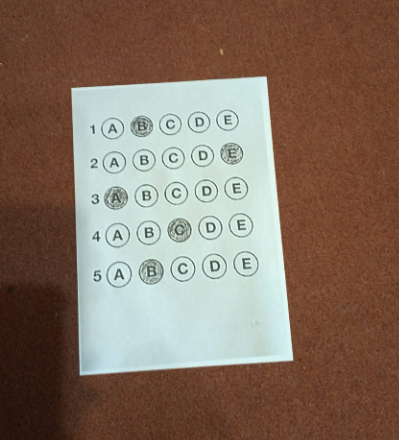
#> input picture uploads/Capture1.PNG, 399 x 440 px
$ python omr_reader.py --image uploads/Capture1.PNG
#> lines starting #> are read from the running program, lines starting #| are printed output that depends on the picture; after the words box and inside, x2 and y2 are one past the last pixel; in counts of white or black regions, pixels touching at a corner belong together
import os
import json
import math
import argparse
import cv2
import numpy as np


# Stage viewer
def show_stage(title, img, wait=0, max_w=1100):
    if img is None:
        return
    view = img
    try:
        h, w = view.shape[:2]
        if w > max_w:
            scale = max_w / float(w)
            view = cv2.resize(view, (int(w * scale), int(h * scale)))
    except Exception:
        pass

    cv2.imshow(title, view)
    cv2.waitKey(wait)
    cv2.destroyWindow(title)


# Geometry helpers
def order_points(pts):
    # Orders 4 corner points as: top-left, top-right, bottom-right, bottom-left
    pts = np.array(pts, dtype="float32")
    s = pts.sum(axis=1)              # x+y is smallest at top-left, largest at bottom-right
    diff = np.diff(pts, axis=1)      # x-y is smallest at top-right, largest at bottom-left
    tl = pts[np.argmin(s)]
    br = pts[np.argmax(s)]
    tr = pts[np.argmin(diff)]
    bl = pts[np.argmax(diff)]
    return np.array([tl, tr, br, bl], dtype="float32")


def four_point_transform(image, pts):
    # Warps the paper so it becomes a flat "scanned" rectangle
    rect = order_points(pts)
    (tl, tr, br, bl) = rect

    # Compute output width using the top and bottom edge lengths
    widthA = np.linalg.norm(br - bl)
    widthB = np.linalg.norm(tr - tl)
    maxW = int(max(widthA, widthB))

    # Compute output height using the left and right edge lengths
    heightA = np.linalg.norm(tr - br)
    heightB = np.linalg.norm(tl - bl)
    maxH = int(max(heightA, heightB))

    # Target rectangle coordinates (top-left -> top-right -> bottom-right -> bottom-left)
    dst = np.array(
        [[0, 0], [maxW - 1, 0], [maxW - 1, maxH - 1], [0, maxH - 1]],
        dtype="float32",
    )

    # Perspective transform + warp
    M = cv2.getPerspectiveTransform(rect, dst)
    return cv2.warpPerspective(image, M, (maxW, maxH))


def find_document_contour(gray):
    # Finds a 4-corner contour that most likely represents the paper
    blur = cv2.GaussianBlur(gray, (5, 5), 0)          # remove noise
    edged = cv2.Canny(blur, 50, 150)                  # detect edges
    edged = cv2.dilate(edged, None, iterations=1)     # connect broken edges
    edged = cv2.erode(edged, None, iterations=1)      # remove extra thickness

    # added: show edge map used to find contour
    show_stage("STAGE: edged (Canny + dilate/erode)", edged, wait=0)

    cnts, _ = cv2.findContours(edged, cv2.RETR_LIST, cv2.CHAIN_APPROX_SIMPLE)
    if not cnts:
        return None

    # Try the largest contours first (paper is usually large)
    cnts = sorted(cnts, key=cv2.contourArea, reverse=True)[:12]
    for c in cnts:
        peri = cv2.arcLength(c, True)
        approx = cv2.approxPolyDP(c, 0.02 * peri, True)  # approximate contour with fewer points
        if len(approx) == 4 and cv2.contourArea(approx) > 10000:
            return approx.reshape(4, 2)

    return None


# [144 lines left out: functions choose_best_k_by_spacing, build_threshold_images, extract_bubbles, otsu_threshold_1d, not called in this run]


def detect_answers(image_path, choices_per_q=5, debug_dir=None, print_scores=False):
    image = cv2.imread(image_path)
    if image is None:
        return None, {"error": f"Image not found: {image_path}"}

    # added: show original image
    show_stage("STAGE: original image", image, wait=0)

    gray = cv2.cvtColor(image, cv2.COLOR_BGR2GRAY)

    # added: show grayscale
    show_stage("STAGE: grayscale", gray, wait=0)

    doc = find_document_contour(gray)
    if doc is None:
        return None, {"error": "Could not find document contour (4 corners)."}

    # added: show detected document contour on original
    _doc_vis = image.copy()
    _doc_cnt = doc.reshape(-1, 1, 2).astype(np.int32)
    cv2.polylines(_doc_vis, [_doc_cnt], True, (0, 0, 255), 3)
    show_stage("STAGE: detected document contour on original", _doc_vis, wait=0)

    warped_color = four_point_transform(image, doc)
    warped_gray = four_point_transform(gray, doc)

    # added: show warped images
    show_stage("STAGE: warped_color (before resize)", warped_color, wait=0)
    show_stage("STAGE: warped_gray (before resize)", warped_gray, wait=0)

    target_w = 900
    scale = target_w / warped_gray.shape[1]
    warped_gray = cv2.resize(warped_gray, (target_w, int(warped_gray.shape[0] * scale)))
    warped_color = cv2.resize(warped_color, (target_w, int(warped_color.shape[0] * scale)))
    H, W = warped_gray.shape

    # added: show warped resized
    show_stage("STAGE: warped_color (resized)", warped_color, wait=0)
    show_stage("STAGE: warped_gray (resized)", warped_gray, wait=0)

    thresh_adapt, thresh_otsu = build_threshold_images(warped_gray)

    bubbles_a = extract_bubbles(thresh_adapt, W)
    bubbles_o = extract_bubbles(thresh_otsu, W)

    if len(bubbles_o) > len(bubbles_a):
        thresh = thresh_otsu
        bubbles = bubbles_o
        thresh_method = "otsu"
    else:
        thresh = thresh_adapt
        bubbles = bubbles_a
        thresh_method = "adaptive"

    # added: show chosen threshold
    show_stage(f"STAGE: chosen threshold ({thresh_method})", thresh, wait=0)

    # added: show bubble candidates overlay
    _bub_vis = warped_color.copy()
    for (c, x, y, w, h, area) in bubbles:
        cv2.rectangle(_bub_vis, (x, y), (x + w, y + h), (0, 255, 0), 1)
    show_stage(f"STAGE: bubble candidates on warped ({thresh_method})", _bub_vis, wait=0)

    if len(bubbles) < choices_per_q:
        return None, {"error": "Not enough bubbles detected.", "bubbles": len(bubbles), "threshold": thresh_method}

    bubbles_sorted = sorted(bubbles, key=lambda b: (b[2], b[1]))

    med_h = float(np.median([b[4] for b in bubbles_sorted]))
    y_tol = med_h * 1.15

    rows = []
    cur = []
    cur_y = None
    for b in bubbles_sorted:
        y = b[2]
        if cur_y is None or abs(y - cur_y) <= y_tol:
            cur.append(b)
            cur_y = y if cur_y is None else (cur_y * 0.7 + y * 0.3)
        else:
            rows.append(cur)
            cur = [b]
            cur_y = y
    if cur:
        rows.append(cur)

    question_rows = []
    for r in rows:
        r_sorted = sorted(r, key=lambda b: b[1])
        if len(r_sorted) >= choices_per_q:
            question_rows.append(choose_best_k_by_spacing(r_sorted, choices_per_q))

    inner_kernel = cv2.getStructuringElement(cv2.MORPH_ELLIPSE, (7, 7))
    inner_erode_iters = 4

    MIN_FILLED_COUNT = 1
    MAX_FILLED_COUNT = 2

    detected = {}
    debug = warped_color.copy()

    for qi, row in enumerate(question_rows, start=1):
        scores = []
        inner_boxes = []

        for (c, x, y, w, h, area) in row:
            mask = np.zeros(warped_gray.shape, dtype="uint8")
            cv2.drawContours(mask, [c], -1, 255, -1)

            inner = cv2.erode(mask, inner_kernel, iterations=inner_erode_iters)

            mean_gray = cv2.mean(warped_gray, mask=inner)[0]
            darkness = 1.0 - (mean_gray / 255.0)

            scores.append(darkness)
            inner_boxes.append((x, y, w, h))

        best_idx = int(np.argmax(scores))
        t = otsu_threshold_1d(scores)
        selected_idx = [i for i, s in enumerate(scores) if s >= t]

        if len(selected_idx) < MIN_FILLED_COUNT:
            selected_idx = [best_idx]

        if len(selected_idx) > MAX_FILLED_COUNT:
            order = np.argsort(scores)[::-1]
            top1 = int(order[0])
            top2 = int(order[1])
            if float(scores[top2]) >= float(scores[top1]) * 0.90:
                selected_idx = [top1, top2]
            else:
                selected_idx = [top1]

        ans = [chr(65 + i) for i in sorted(selected_idx)]
        detected[qi] = ans

        if print_scores:
            print(f"Q{qi} darkness scores:", [round(s, 3) for s in scores], "otsu_t:", round(t, 3), "->", ans)

        for j, (x, y, w, h) in enumerate(inner_boxes):
            cv2.rectangle(debug, (x, y), (x + w, y + h), (0, 255, 0), 1)
            cv2.putText(debug, f"{scores[j]:.2f}", (x, y - 4),
                        cv2.FONT_HERSHEY_SIMPLEX, 0.4, (0, 0, 255), 1)

        for idx in selected_idx:
            x, y, w, h = inner_boxes[idx]
            cv2.rectangle(debug, (x, y), (x + w, y + h), (255, 0, 0), 2)

    info = {
        "rows_detected": len(question_rows),
        "bubbles_detected": len(bubbles),
        "threshold_method": thresh_method,
    }

    if debug_dir:
        os.makedirs(debug_dir, exist_ok=True)
        base = os.path.splitext(os.path.basename(image_path))[0]
        cv2.imwrite(os.path.join(debug_dir, f"{base}_warped.png"), warped_color)
        cv2.imwrite(os.path.join(debug_dir, f"{base}_thresh.png"), thresh)
        cv2.imwrite(os.path.join(debug_dir, f"{base}_debug.png"), debug)

    # added: show final debug overlay
    show_stage("STAGE: final debug overlay", debug, wait=0)

    return detected, info


def main():
    parser = argparse.ArgumentParser()
    parser.add_argument("--image", required=True)
    parser.add_argument("--debug", default="debug_out")
    parser.add_argument("--choices", type=int, default=5)
    parser.add_argument("--print-scores", action="store_true")
    args = parser.parse_args()

    detected, info = detect_answers(
        args.image,
        choices_per_q=args.choices,
        debug_dir=args.debug,
        print_scores=args.print_scores,
    )
#> in detect_answers, image is the input picture: shape (440, 399, 3); mean B, G, R 99.3, 113.8, 133.1
#> in detect_answers, `gray = cv2.cvtColor(image, cv2.COLOR_BGR2GRAY)`:
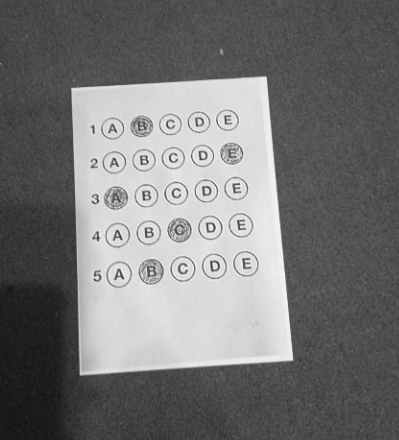
#> gray: shape (440, 399); min 19, max 249, mean 117.9
#> in find_document_contour, `edged = cv2.Canny(blur, 50, 150)`:
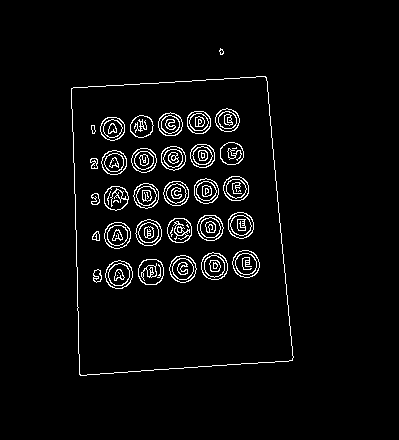
#> edged: shape (440, 399); 3.6% white in thin lines or dots, all inside (x1, y1, x2, y2) = (71, 48, 294, 376)
#> in find_document_contour, `edged = cv2.dilate(edged, None, iterations=1)`:
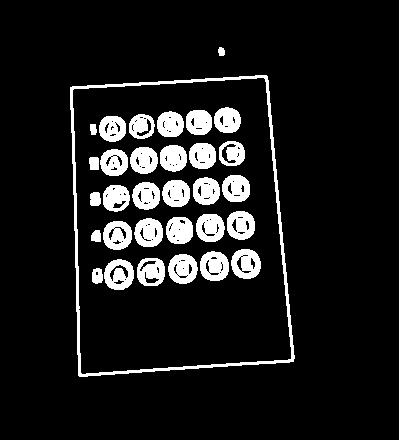
#> edged: shape (440, 399); 10.4% white; 32 white regions, largest, box (x1, y1, x2, y2) and area: (70, 75, 295, 377) 3066, (200, 251, 229, 281) 655, (168, 254, 198, 284) 655
#> in find_document_contour, `edged = cv2.erode(edged, None, iterations=1)`:
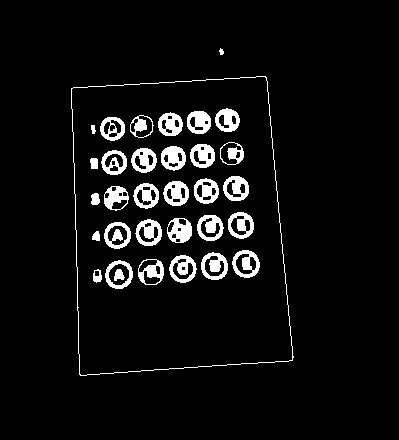
#> edged: shape (440, 399); 6.2% white; 33 white regions
#> in find_document_contour, `cnts, _ = cv2.findContours(edged, cv2.RETR_LIST, cv2.CHAIN_APPROX_SIMP..`: cnts = 104 contours, 11 with area under 20; largest, box (x1, y1, x2, y2) and area: (71, 76, 294, 376) 58468, (71, 76, 293, 376) 58460, (105, 260, 133, 289) 592, (232, 250, 260, 278) 573, (201, 252, 228, 280) 563
#> in find_document_contour, `cnts = sorted(cnts, key=cv2.contourArea, reverse=True)[:12]`: cnts = 12 contours; largest, box (x1, y1, x2, y2) and area: (71, 76, 294, 376) 58468, (71, 76, 293, 376) 58460, (105, 260, 133, 289) 592, (232, 250, 260, 278) 573, (201, 252, 228, 280) 563
#> the loop in find_document_contour, `for c in cnts:` made 1 pass
#> (peri, approx) on pass 1: (1003.9, [[265, 76], [71, 88], [80, 375], [292, 360]])
#> in detect_answers, `doc = find_document_contour(gray)`: doc = [[265, 76], [71, 88], [80, 375], [292, 360]]
#> in detect_answers, `cv2.polylines(_doc_vis, [_doc_cnt], True, (0, 0, 255), 3)`:
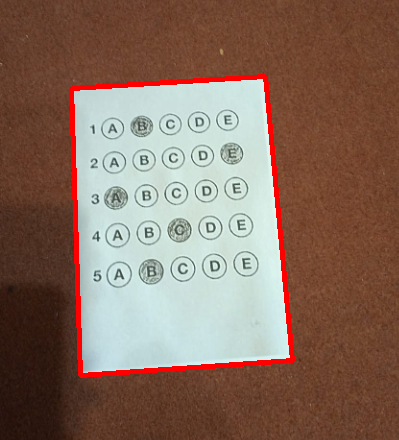
#> _doc_vis: shape (440, 399, 3); 2.77% of pixels changed, all inside (x1, y1, x2, y2) = (69, 74, 295, 378)
#> in order_points, `s = pts.sum(axis=1)`: s = [341, 159, 455, 652]
#> in order_points, `diff = np.diff(pts, axis=1)`: diff = [-189, 17, 295, 68]
#> in order_points, `tl = pts[np.argmin(s)]`: tl = [71, 88]
#> in order_points, `br = pts[np.argmax(s)]`: br = [292, 360]
#> in order_points, `tr = pts[np.argmin(diff)]`: tr = [265, 76]
#> in order_points, `bl = pts[np.argmax(diff)]`: bl = [80, 375]
#> in four_point_transform, `rect = order_points(pts)`: rect = [[71, 88], [265, 76], [292, 360], [80, 375]]
#> in four_point_transform, `(tl, tr, br, bl) = rect`: tl = [71, 88]; tr = [265, 76]; br = [292, 360]; bl = [80, 375]
#> in four_point_transform, `widthA = np.linalg.norm(br - bl)`: widthA = 212.5
#> in four_point_transform, `widthB = np.linalg.norm(tr - tl)`: widthB = 194.4
#> in four_point_transform, `maxW = int(max(widthA, widthB))`: maxW = 212
#> in four_point_transform, `heightA = np.linalg.norm(tr - br)`: heightA = 285.3
#> in four_point_transform, `heightB = np.linalg.norm(tl - bl)`: heightB = 287.1
#> in four_point_transform, `maxH = int(max(heightA, heightB))`: maxH = 287
#> in four_point_transform, `dst = np.array( [[0, 0], [maxW - 1, 0], [maxW - 1, maxH - 1], [0, maxH..`: dst = [[0, 0], [211, 0], [211, 286], [0, 286]]
#> in four_point_transform, `M = cv2.getPerspectiveTransform(rect, dst)`: M = [[1.11, -0.0348, -75.75], [0.0692, 1.12, -103.4], [-1.1e-05, 0.000336, 1]]
#> in four_point_transform, `return cv2.warpPerspective(image, M, (maxW, maxH))`:
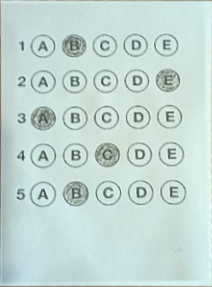
#> returned value: shape (287, 212, 3); mean of channels 0, 1, 2 211.7, 216.1, 195.2; drawn as B, G, R
#> in detect_answers, `warped_gray = cv2.resize(warped_gray, (target_w, int(warped_gray.shape..`:
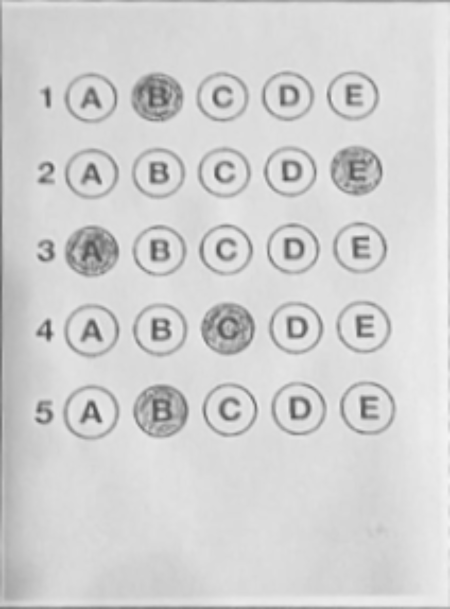
#> warped_gray: shape (1218, 900) (shown at 1/2 size); min 70, max 244, mean 209.2

    print("\n--- INFO ---")
    print(json.dumps(info, indent=4))

    print("\n--- DETECTED ANSWERS ---")
    print(json.dumps(detected, indent=4))


if __name__ == "__main__":
    main()

$ run again, on uploads/Capture3.PNG
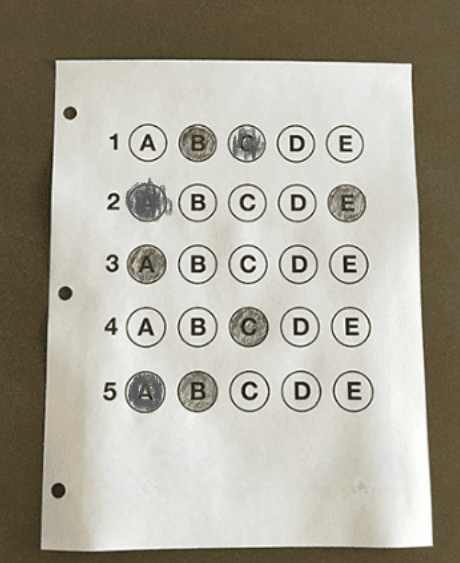
#> input picture uploads/Capture3.PNG, 460 x 563 px
#> in detect_answers, image is the input picture: shape (563, 460, 3); mean B, G, R 155.5, 167.9, 171.8
#> in find_document_contour, `edged = cv2.erode(edged, None, iterations=1)`:
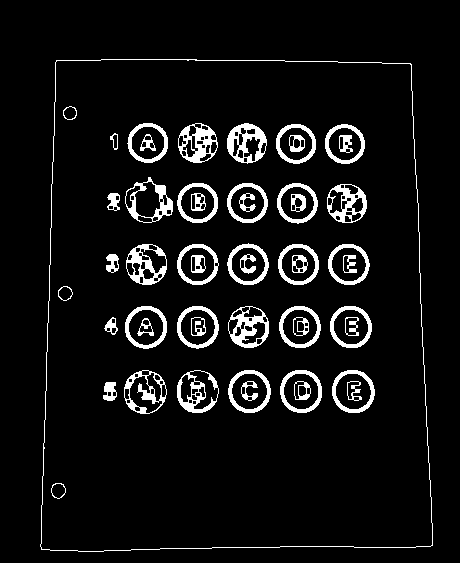
#> edged: shape (563, 460); 7.3% white; 51 white regions
#> in find_document_contour, `cnts, _ = cv2.findContours(edged, cv2.RETR_LIST, cv2.CHAIN_APPROX_SIMP..`: cnts = 226 contours, 49 with area under 20; largest, box (x1, y1, x2, y2) and area: (40, 59, 433, 552) 181872, (40, 59, 433, 552) 181863, (125, 177, 173, 223) 1466, (124, 370, 167, 414) 1427, (332, 370, 375, 413) 1416
#> in find_document_contour, `cnts = sorted(cnts, key=cv2.contourArea, reverse=True)[:12]`: cnts = 12 contours; largest, box (x1, y1, x2, y2) and area: (40, 59, 433, 552) 181872, (40, 59, 433, 552) 181863, (125, 177, 173, 223) 1466, (124, 370, 167, 414) 1427, (332, 370, 375, 413) 1416
#> the loop in find_document_contour, `for c in cnts:` made 1 pass
#> (peri, approx) on pass 1: (1738.4, [[56, 60], [41, 549], [432, 545], [411, 64]])
#> doc = [[56, 60], [41, 549], [432, 545], [411, 64]]
#> _doc_vis: shape (563, 460, 3); 3.31% of pixels changed, all inside (x1, y1, x2, y2) = (39, 58, 435, 552)
#> s = [116, 590, 977, 475]
#> diff = [4, 508, 113, -347]
#> in order_points, `tl = pts[np.argmin(s)]`: tl = [56, 60]
#> in order_points, `br = pts[np.argmax(s)]`: br = [432, 545]
#> in order_points, `tr = pts[np.argmin(diff)]`: tr = [411, 64]
#> in order_points, `bl = pts[np.argmax(diff)]`: bl = [41, 549]
#> rect = [[56, 60], [411, 64], [432, 545], [41, 549]]
#> in four_point_transform, `(tl, tr, br, bl) = rect`: tl = [56, 60]; tr = [411, 64]; br = [432, 545]; bl = [41, 549]
#> widthA = 391
#> widthB = 355
#> maxW = 391
#> heightA = 481.5
#> heightB = 489.2
#> maxH = 489
#> dst = [[0, 0], [390, 0], [390, 488], [0, 488]]
#> M = [[1.09, 0.0335, -63.15], [-0.0125, 1.11, -65.95], [-4.68e-05, 0.00021, 1]]
#> in detect_answers, `warped_gray = cv2.resize(warped_gray, (target_w, int(warped_gray.shape..`:
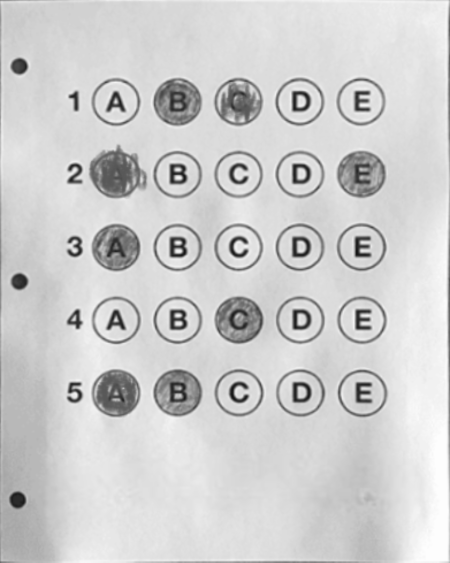
#> warped_gray: shape (1125, 900) (shown at 1/2 size); min 17, max 253, mean 205.8
